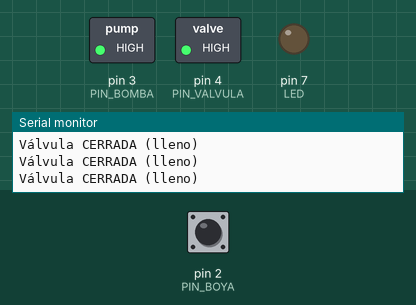
This sketch was run on a simulated Arduino Uno, built with avr-gcc and run on an emulated ATmega328P. Shown: switched loads named in the sketch (green lamp = pin HIGH), output pins drawn as LEDs (lit = HIGH), the last lines printed to the serial monitor. The test bench sets the inputs (shaded band); at power-on: pin 2 (PIN_BOYA) HIGH.

Above: at 2.7 s.
2.8 s: pin 2 (PIN_BOYA) pulled LOW for 0.25 s
At 3.7 s:
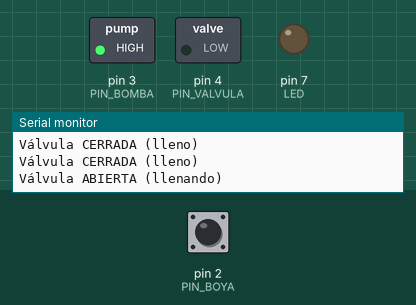
5.4 s: pin 2 (PIN_BOYA) pulled LOW for 3.2 s
At 15.4 s:
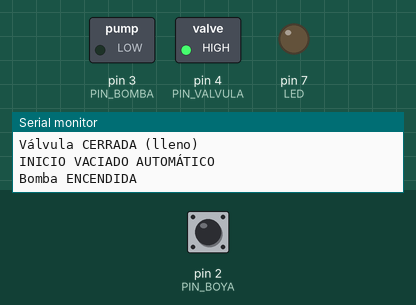
At 35.7 s:
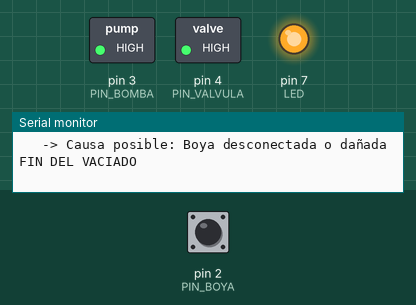
Timing chart, 0 to 51.5 s (numbered marks = the images above; inputs shaded):
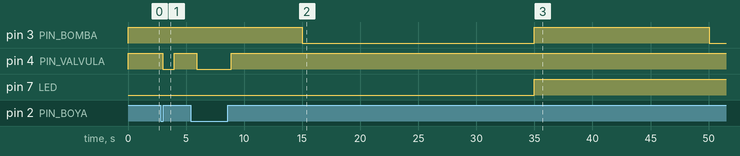

The sketch:

Bebedero_actualizado_errores.ino
```cpp
#include <Arduino_FreeRTOS.h>
#include <semphr.h>

// Pines
#define PIN_BOYA 2
#define PIN_VALVULA 4
#define PIN_BOMBA 3
#define LED 7

// Variables de control
bool vaciadoActivo = false;

// Semáforo de exclusión para la válvula
SemaphoreHandle_t mutexValvula;

void setup() {
  pinMode(PIN_BOYA, INPUT_PULLUP);
  pinMode(PIN_VALVULA, OUTPUT);
  pinMode(PIN_BOMBA, OUTPUT);
  pinMode(LED, OUTPUT);

  digitalWrite(PIN_VALVULA, HIGH);  // Válvula cerrada (relé apagado)
  digitalWrite(PIN_BOMBA, HIGH);    // Bomba apagada

  Serial.begin(9600);

  mutexValvula = xSemaphoreCreateMutex();

  xTaskCreate(tareaValvula, "Valvula", 128, NULL, 1, NULL);
  xTaskCreate(tareaBomba, "Bomba", 128, NULL, 1, NULL);
}

void loop() {
  // Nada en loop
}

// --------------------
// TAREA DE LA VÁLVULA
// --------------------
// Variables para detectar fallo de boya
TickType_t tiempoInicioLowBoya = 0;
bool sistemaEnFallo = false;

void tareaValvula(void* pvParameters) {
  while (1) {
    if (!vaciadoActivo) {
      bool boyaBaja = digitalRead(PIN_BOYA) == LOW;

      xSemaphoreTake(mutexValvula, portMAX_DELAY);

      if (sistemaEnFallo) {
        // Si ya está en fallo, mantenemos la válvula cerrada
        digitalWrite(PIN_VALVULA, HIGH);
        xSemaphoreGive(mutexValvula);
        vTaskDelay(pdMS_TO_TICKS(1000));
        continue;
      }

      if (boyaBaja) {
        TickType_t ahora = xTaskGetTickCount();
        if (tiempoInicioLowBoya == 0) {
          tiempoInicioLowBoya = ahora;
        } else if ((ahora - tiempoInicioLowBoya) > pdMS_TO_TICKS(30000)) {
          sistemaEnFallo = true;
          digitalWrite(LED, HIGH);
          Serial.println("ERROR1: Boya en nivel bajo por más de 10 segundos");
          Serial.println("   -> Causa posible 1: Presión de agua baja");
          Serial.println("   -> Causa posible 2: Válvula obstruida");
          digitalWrite(PIN_VALVULA, HIGH); // cerrar válvula por seguridad
          xSemaphoreGive(mutexValvula);
          vTaskDelay(pdMS_TO_TICKS(1000));
          continue;
        }
        digitalWrite(PIN_VALVULA, LOW);  // Abrir válvula
        Serial.println("Válvula ABIERTA (llenando)");
      } else {
        digitalWrite(PIN_VALVULA, HIGH); // Cerrar válvula
        Serial.println("Válvula CERRADA (lleno)");
        tiempoInicioLowBoya = 0; // Reset del contador de error
      }

      xSemaphoreGive(mutexValvula);
    }

    vTaskDelay(pdMS_TO_TICKS(1000)); // Revisar cada 1 segundo
  }
}


// --------------------
// TAREA DE LA BOMBA
// --------------------
void tareaBomba(void* pvParameters) {
  while (1) {
    vTaskDelay(pdMS_TO_TICKS(15000));  // Esperar 24 horas (86400000 ms)

    vaciadoActivo = true;
    Serial.println("INICIO VACIADO AUTOMÁTICO");

    xSemaphoreTake(mutexValvula, portMAX_DELAY);
    digitalWrite(PIN_VALVULA, HIGH);     // Cerrar válvula antes del vaciado
    xSemaphoreGive(mutexValvula);

    digitalWrite(PIN_BOMBA, LOW);        // Encender bomba
    Serial.println("Bomba ENCENDIDA");

    vTaskDelay(pdMS_TO_TICKS(20000));    // Mantener por 20 segundos

    digitalWrite(PIN_BOMBA, HIGH);       // Apagar bomba
    Serial.println("Bomba APAGADA");

    // 🔍 Verificar boya después del vaciado
    if (digitalRead(PIN_BOYA) == HIGH) {
      sistemaEnFallo = true;
      digitalWrite(LED, HIGH);
      Serial.println("ERROR2: Boya indica lleno justo después del vaciado");
      Serial.println("   -> Causa posible: Boya desconectada o dañada");
    }

    vaciadoActivo = false;
    Serial.println("FIN DEL VACIADO");
  }
}
```

Measured:
- after the input at 2.8 s, pin 4 (PIN_VALVULA): HIGH → LOW after 0.17 s, → HIGH 0.99 s later
- after the input at 5.4 s, pin 4 (PIN_VALVULA): HIGH → LOW after 0.54 s, → HIGH 3.0 s later
